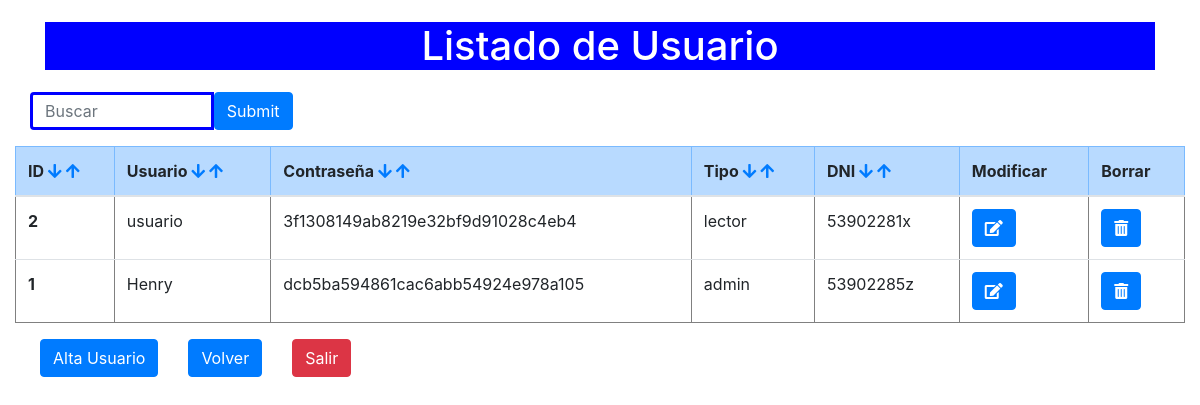
Screenshot of /listadoUsuario.php?order=ID&esp=desc (signed in) with the database file from the repository.
### tables this page shows
CREATE TABLE `usuario` (
  `ID` int(10) NOT NULL,
  `usu` varchar(20) DEFAULT NULL,
  `pass` varchar(50) DEFAULT NULL,
  `tipo` varchar(20) DEFAULT NULL,
  `dni` varchar(9) DEFAULT NULL
);

### listadoUsuario.php (the view, shortened to what this page needs)
<!DOCTYPE html>
<html lang="en">
<head>
    <link rel="stylesheet" href="https://maxcdn.bootstrapcdn.com/bootstrap/4.5.2/css/bootstrap.min.css">
    <link rel="stylesheet" href="https://use.fontawesome.com/releases/v5.6.3/css/all.css">
    <link rel="stylesheet" href="estilos.css">
</head>
<body>
    <div class="container">
        <div class="titulo">
            <h1>Listado de Usuario</h1>
        </div>
    </div>
    <div class="container-fluid">
        <form class="form-inline" action="listadoUsuario.php">
            <div class="col-sm-3">
                <div class="input-group mb-3">
                    <input type="text" class="form-control" aria-label="Default" aria-describedby="inputGroup-sizing-default" id="buscar" style="border:solid blue" name="buscar" placeholder="Buscar">
                    <input type="submit" id="enviarBuscar" type="button" class="btn btn-primary">
                </div>
            </div>
        </form>
        <table class="table" border="1">
            <tr class="table-primary">
                <th scope="col"> ID
                    <a href="listadoUsuario.php?order=ID&esp=desc" role="button"><i class="fa fa-arrow-down" style="font-size: 16px;"></i></a>
                    <a href="listadoUsuario.php?order=ID&esp=asc" role="button"><i class="fa fa-arrow-up" style="font-size: 16px;"></i></a>
                </th>
                <th scope="col"> Usuario
                    <a href="listadoUsuario.php?order=usu&esp=desc" role="button"><i class="fa fa-arrow-down" style="font-size: 16px;"></i></a>
                    <a href="listadoUsuario.php?order=usu&esp=asc" role="button"><i class="fa fa-arrow-up" style="font-size: 16px;"></i></a>
                </th>
                <th scope="col"> Contraseña
                    <a href="listadoUsuario.php?order=pass&esp=desc" role="button"><i class="fa fa-arrow-down" style="font-size: 16px;"></i></a>
                    <a href="listadoUsuario.php?order=pass&esp=asc" role="button"><i class="fa fa-arrow-up" style="font-size: 16px;"></i></a>
                </th>
                <th scope="col"> Tipo
                    <a href="listadoUsuario.php?order=tipo&esp=desc" role="button"><i class="fa fa-arrow-down" style="font-size: 16px;"></i></a>
                    <a href="listadoUsuario.php?order=tipo&esp=asc" role="button"><i class="fa fa-arrow-up" style="font-size: 16px;"></i></a>
                </th>
                <th scope="col"> DNI
                    <a href="listadoUsuario.php?order=dni&esp=desc" role="button"><i class="fa fa-arrow-down" style="font-size: 16px;"></i></a>
                    <a href="listadoUsuario.php?order=dni&esp=asc" role="button"><i class="fa fa-arrow-up" style="font-size: 16px;"></i></a>
                </th>
                <th scope="col"> Modificar </th>
                <th scope="col"> Borrar </th>
            </tr>
            <tbody>
                <?php
                require 'conexion.php';
                if (isset($_GET["order"]) && isset($_GET["esp"])) {
                    $sql = "SELECT ID, usu, pass, tipo, dni FROM usuario order by " . $_GET["order"] . " " . $_GET["esp"] . "";
                } elseif (isset($_GET["buscar"])) {
                    $sql = "SELECT ID, usu, pass, tipo, dni FROM usuario where usu like '%" . $_GET["buscar"] . "%' OR tipo like '%" . $_GET["buscar"] . "%'";
                } else {
                    $sql = "SELECT ID, usu, pass, tipo, dni FROM usuario ";
                }
                $result = $conn->query($sql);
                if ($result->num_rows > 0) {
                    while ($fila = $result->fetch_assoc()) {
                        echo "<tr>";
                        echo "<th scope='row'>" . $fila["ID"] . "</th>";
                        echo "<td>" . $fila["usu"] . "</td>";
                        echo "<td>" . $fila["pass"] . "</td>";
                        echo "<td>" . $fila["tipo"] . "</td>";
                        echo "<td>" . $fila["dni"] . "</td>";
                        echo "<td> <form action='modificarUsuario.php?id=" . $fila["ID"] . "'method='POST'>
                    <button type='submit' class='btn btn-primary'><i class='fas fa-edit'></i></button>
                    </form>
                </td>";
                        echo "<td> <form action='borrarUsuario.php?id=" . $fila["ID"] . "'method='POST'>
                        <button type='submit' class='btn btn-primary'><i class='fas fa-trash-alt'></i></button>
                        </form>
                    </td>";
                        echo "</tr>";
                    }
                } else {
                    echo "0 Libros";
                }
                ?>
            </tbody>
        </table>
        <div class="col-sm-6">
            <div class="form-row">
                <form class="form-inline" action="formularioAltaUsuario.php">
                    <div class="col-sm-4">
                        <div class="input-group mb-3">
                            <input type="submit" value="Alta Usuario" id="enviar" type="button" class="btn btn-primary">
                        </div>
                    </div>
                </form>
                <form class="form-inline" action="listadoLibros.php">
                    <div class="col-sm-4">
                        <div class="input-group mb-3">
                            <input type="submit" value="Volver" id="enviar" type="button" class="btn btn-primary">
                        </div>
                    </div>
                </form>
                <form class="form-inline" action="cerrarSesion.php">
                    <div class="col-sm-4">
                        <div class="input-group mb-3">
                            <input type="submit" value="Salir" id="enviar" type="button" class="btn btn-danger">
                        </div>
                    </div>
                </form>
            </div>
        </div>
    </div>
</body>
</html>

### estilos.css (style rules this page uses)
.titulo { text-align: center; background-color: blue; margin-top: 2%; margin-bottom: 2%; color: rgb(255, 255, 255); }

### rows the page displays
usuario: ID "2", usu "usuario", pass "3f1308149ab8219e32bf9d91028c4eb4", tipo "lector", dni "53902281x"
usuario: ID "1", usu "Henry", pass "dcb5ba594861cac6abb54924e978a105", tipo "admin", dni "53902285z"
